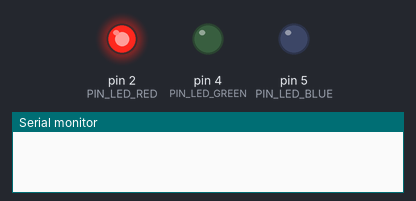
A sketch run on a simulated Arduino Uno, built with avr-gcc and run on an emulated ATmega328P. On the bench: output pins drawn as LEDs (lit = HIGH), the last lines printed to the serial monitor.

Above: at 1.0 s.
At 2.5 s:
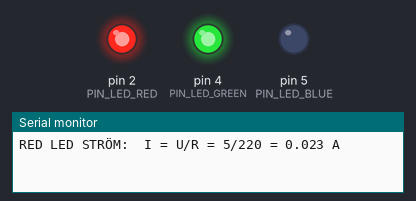
At 3.2 s:
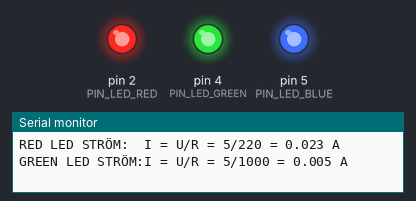
At 4.0 s:
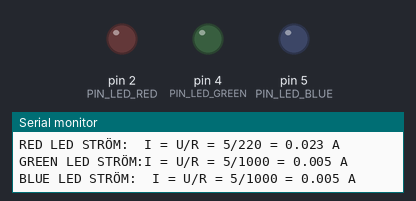
Timing chart, 0 to 5.9 s (numbered marks = the images above):
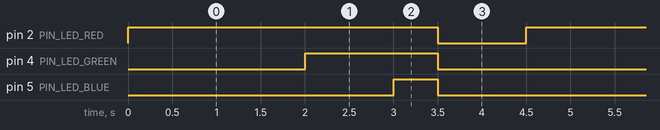

Measured:
- by itself, pin 2 (PIN_LED_RED): alternates HIGH for 3.5 s and LOW for 1.0 s
- by itself, pin 4 (PIN_LED_GREEN): alternates HIGH for 1.5 s and LOW for 3.0 s
- by itself, pin 5 (PIN_LED_BLUE): alternates HIGH for 0.50 s and LOW for 4.0 s

The sketch:

Inlamningsuppgift_4_DELUPPGIFT_1_1.ino
```cpp
#define PIN_LED_RED 2                                   //Definera som konstant global variabler med ett namn och GPIO nummer.
#define PIN_LED_GREEN 4
#define PIN_LED_BLUE 5

void setup() {

  Serial.begin(921600);                                 //Etablera en serial communication med samma baudhastighet tillsammans med arduino IDE.
  pinMode(PIN_LED_RED, OUTPUT);                         //Konfigurera GPIO pinnen som utgång för att skicka data och tända eller släcka lampa som resultat.
  pinMode(PIN_LED_GREEN, OUTPUT);
  pinMode(PIN_LED_BLUE, OUTPUT);

}

void loop() {

  //RED
  digitalWrite(PIN_LED_RED, HIGH);                      //Tända röda lampa. GPIO sätts till hög (HIGH) spänningsnivå.
  delay(2000);                                          //Vänta med två sekunder att försätta med loopen.
  float current_red = 5.0 / 220.0;                      //Variabel för ström beräkning genom lampan.
  Serial.print("RED LED STRÖM:\tI = U/R = 5/220 = ");   //Det som ska synas på Serial monitor
  Serial.print(current_red, 3);                         //Variabel med tre decimaler.
  Serial.println(" A");

  //GREEN
  digitalWrite(PIN_LED_GREEN, HIGH);
  delay(1000);                                           //Vänta med en sekund
  float current_green = 5.0 / 1000.0;                      //Variabel för ström beräkning genom lampan.
  Serial.print("GREEN LED STRÖM:I = U/R = 5/1000 = ");
  Serial.print(current_green, 3);
  Serial.println(" A");

  //BLUE
  digitalWrite(PIN_LED_BLUE, HIGH);
  delay(500);                                             //Vänta med halv sekund
  float current_blue = 5.0 / 1000.0;
  Serial.print("BLUE LED STRÖM:\tI = U/R = 5/1000 = ");
  Serial.print(current_blue, 3);
  Serial.println(" A");

  digitalWrite(PIN_LED_RED, LOW);                         //Släcka röda lampan. GPIO sätts till låg (LOW) spänningsnivå
  digitalWrite(PIN_LED_GREEN, LOW);
  digitalWrite(PIN_LED_BLUE, LOW);
  delay(1000);                                            //Vänta med en sekund. Efter loop börjar igen.

}
```
